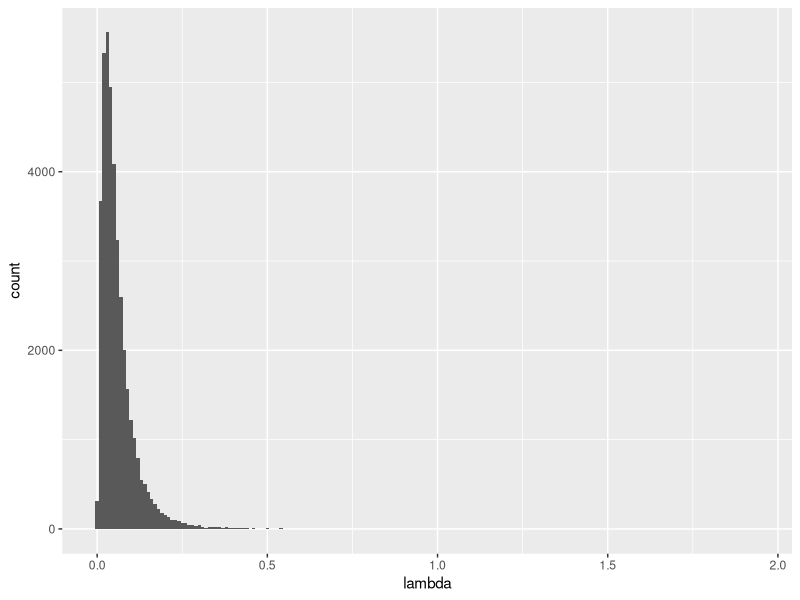
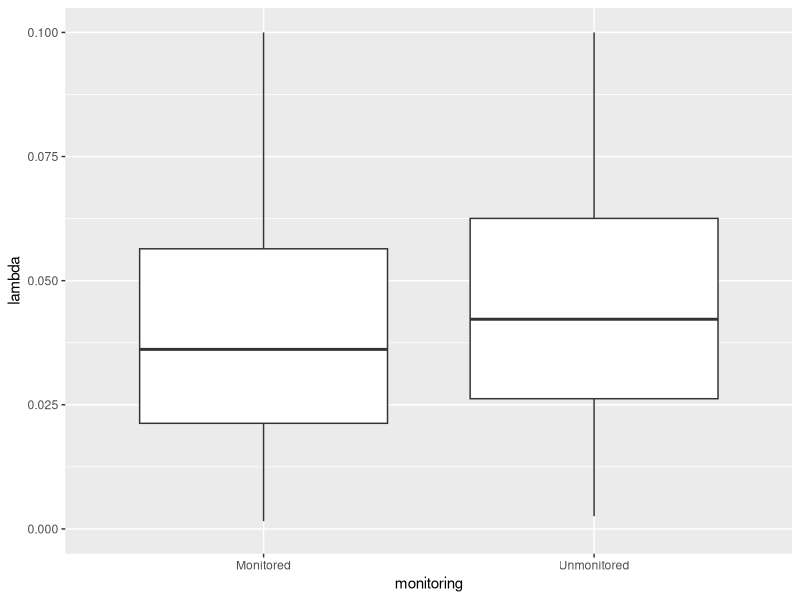
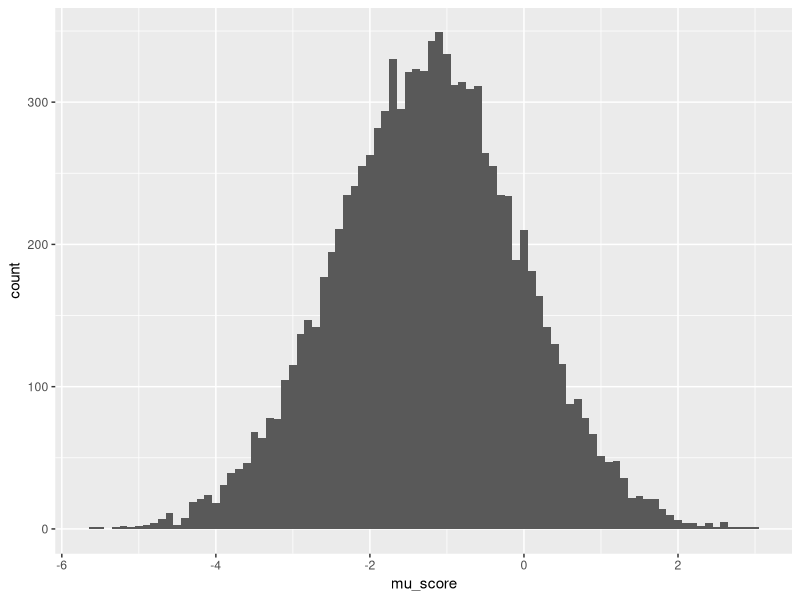
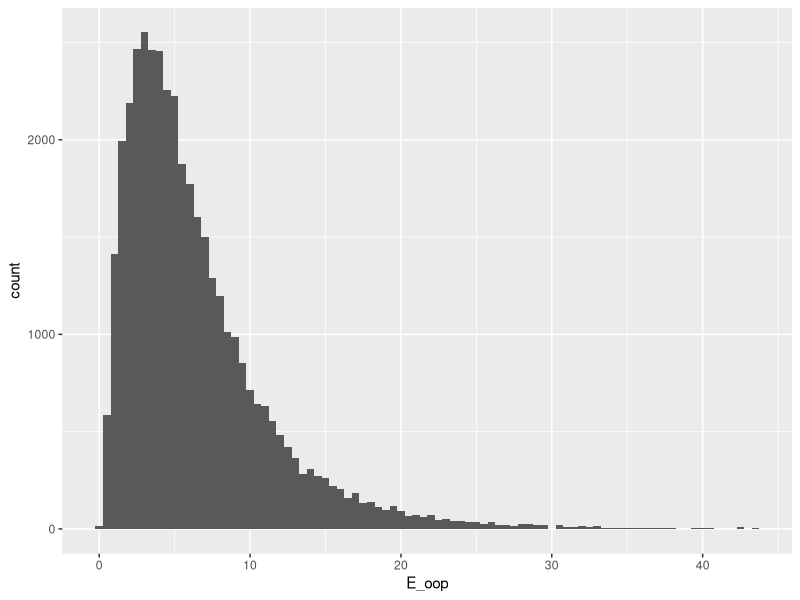
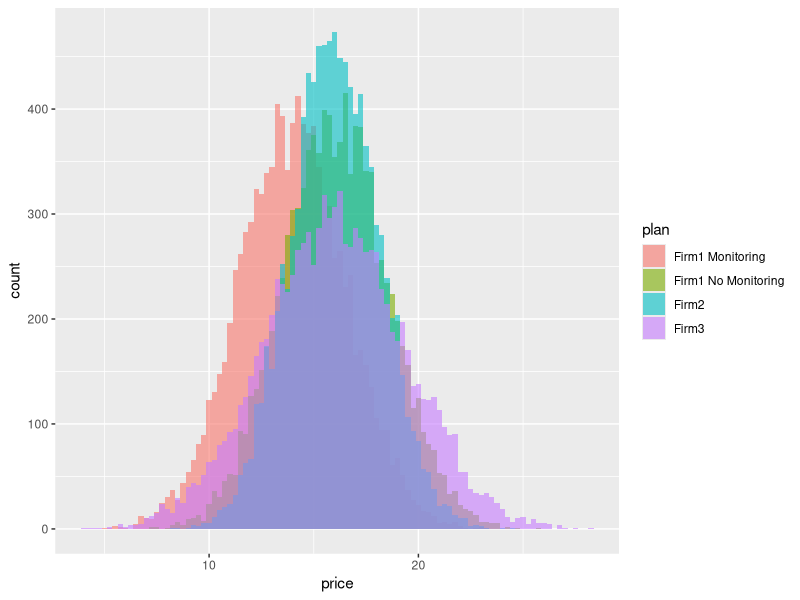
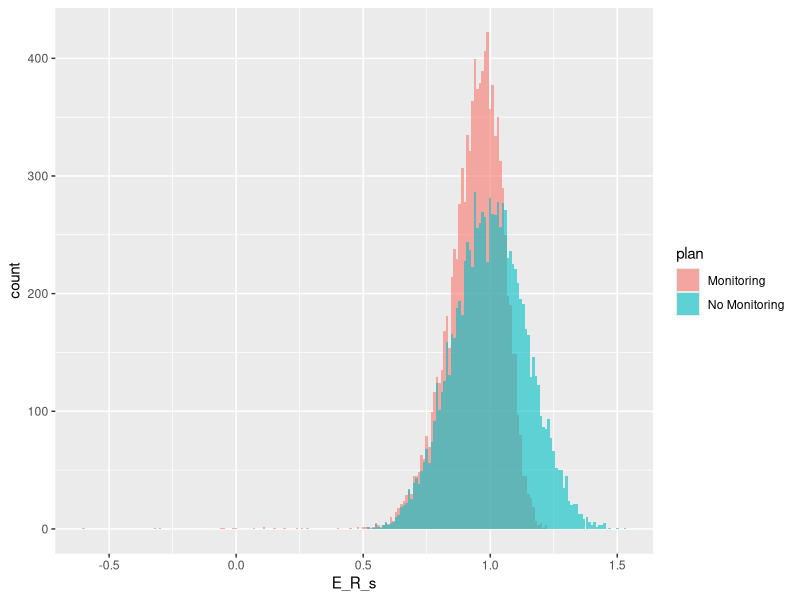
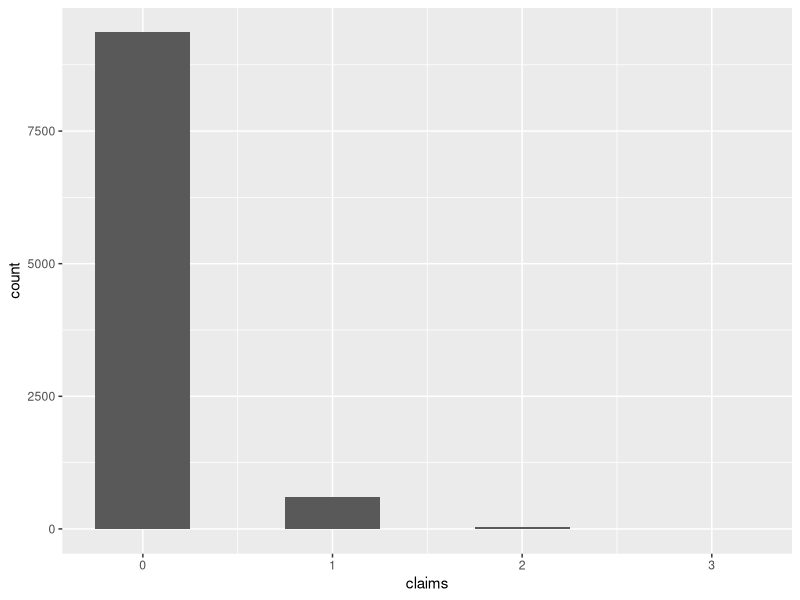
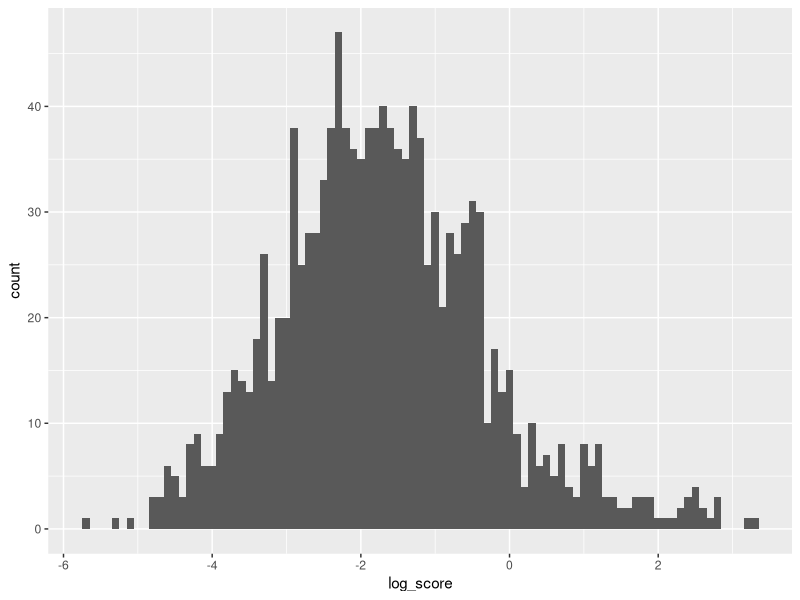

Here is the R script that generated these plots, in order: (Note: this script raises an error after producing the figures.)
## ---- chunk 1
knitr::opts_chunk$set(echo = TRUE, eval = FALSE, cache = FALSE)
library(bookdown)
library(magrittr)
library(tidyverse)
library(MASS)
## ---- chunk 2
rm(list = ls())

N <- 10^4
T <- 1
D <- 4

# set the seed
set.seed(1)

## True Parameters
sigma_lambda <- 0.1
theta_lambda <- c(-3, -0.5, 1, -1, 1, -0.5)

## Covariates
mu_x_t0 <- rep(0, 4)
mu_x_t1 <- rep(0, 4)
sigma_x <- diag(0.25, 4)

X_t0 <- mvrnorm(N, mu_x_t0, sigma_x)
X_t1 <- 0.5*X_t0 + 0.5*mvrnorm(N, mu_x_t1, sigma_x)

X <- X_t0 %>% 
  rbind(X_t0) %>% 
  rbind(X_t1) %>% 
  rbind(X_t1)

colnames(X) <- c(paste("x", 1:4, sep = "_"))

X_lambda <- expand.grid(i = 1:N, m = 0:1, t = 0:1) %>% 
  tibble::as_tibble() %>% 
  cbind(X)

## mu_lambda
mu_lambda <- X_lambda %>% 
  dplyr::mutate(mu_lambda = theta_lambda[1]
                + theta_lambda[2]*x_1 + theta_lambda[3]*x_2
                + theta_lambda[4]*x_3 + theta_lambda[5]*x_4
                + theta_lambda[6]*ifelse(m == 1 & t == 0, 1, 0))

## epsilon_lambda
epsilon_lambda <- expand.grid(i = 1:N) %>% 
  tibble::as_tibble() %>% 
  dplyr::mutate(epsilon_lambda = rnorm(N, 0, sigma_lambda))

## lambda
lambda <- mu_lambda %>% 
  dplyr::left_join(epsilon_lambda, by = c("i")) %>% 
  dplyr::mutate(lambda = exp(mu_lambda + epsilon_lambda))

## ---- chunk 3
## Visualize 
g_lambda <- lambda %>% 
  ggplot(aes(x = lambda)) + 
  geom_histogram(binwidth = 0.01)

plot(g_lambda)
## ---- chunk 4
## Visualize lambda and monitoring opt-in
g_lambda_monitoring <- lambda %>% 
  dplyr::mutate(monitoring = ifelse(m == 1, "Monitored", "Unmonitored")) %>% 
  ggplot(aes(x = monitoring, y = lambda)) + 
  geom_boxplot() + 
  scale_y_continuous(limits=c(0, 0.1))

plot(g_lambda_monitoring)
## ---- chunk 5
## Generate expectations of score
theta_score <- c(-3, -0.5, 2, 1)
sigma_score <- 0.25

score <- lambda %>% 
  dplyr::filter(t == 0, m == 1) %>% 
  dplyr::mutate(mu_score = theta_score[1] + theta_score[2]*log(lambda)
                + theta_score[3]*x_1 + theta_score[4]*x_2,
                E_score = exp(mu_score + sigma_score^2 / 2)) %>% 
  dplyr::select(i, m, t, mu_score, E_score)

## Visualize Score
g_mu_score <- score %>% 
  ggplot(aes(x = mu_score)) + 
  geom_histogram(binwidth = 0.1)

plot(g_mu_score)
## ---- chunk 6
## Expectation of Out-of-Pocket
policy_limit <- 1000
l0 <- 500
a_l <- 2.5

oop <- lambda %>% 
  dplyr::mutate(prob_C1 = lambda * exp(-lambda),
                E_oop = prob_C1 * (l0^(a_l)/(a_l - 1))*policy_limit^(-a_l + 1)) %>% 
  dplyr::select(i, m, t, E_oop)

## Visualize OOP
g_oop <- oop %>% 
  ggplot(aes(x = E_oop)) + 
  geom_histogram(binwidth = 0.5)

plot(g_oop)

## ---- chunk 7

price_par_t0_d1 <- c(15, 3, 2, 3, -2)
price_par_t0_d2 <- c(15, 3, 2, 3, -2)
price_par_t0_d3 <- c(15, 1, 3, 2, -2)
price_par_t0_d4 <- c(15, 4, 5, 1, -2)

price_gen_d <- function(choice_t0, D, price_par_t0){
  output <- choice_t0 %>% 
    dplyr::filter(d == D) %>% 
    dplyr::mutate(price = 
                    price_par_t0[1] +
                    price_par_t0[2]*x_1 + 
                    price_par_t0[3]*x_2 + 
                    price_par_t0[4]*x_3 +
                    price_par_t0[5]*m +
                    rnorm(N, 1, 1)) %>% 
    dplyr::select(i, d, t, m, f, price)
}

## Generate Price
price_gen_t0 <- function(choice_t0,
                         price_par_t0_d1, price_par_t0_d2,
                         price_par_t0_d3, price_par_t0_d4){
  
  price <- price_gen_d(choice_t0, 1, price_par_t0_d1) %>% 
    rbind(price_gen_d(choice_t0, 2, price_par_t0_d2)) %>% 
    rbind(price_gen_d(choice_t0, 3, price_par_t0_d3)) %>% 
    rbind(price_gen_d(choice_t0, 4, price_par_t0_d4))
  
  output <- choice_t0 %>% 
    dplyr::left_join(price, by = c("i", "d", "t", "m", "f"))
  
  return(output) 
}

## Generate Prior Firm

prior_firm_t0 <- expand.grid(i = 1:N) %>% 
  tibble::as_tibble() %>% 
  dplyr::mutate(prior_firm = sample(1:4, size = N, replace = T, prob = c(0, 0.4, 0.35, 0.25)))

## Generate Renewal Price

alpha_m0 <- c(20, 5, 3)
alpha_m1 <- c(20, 5, 3, -2)
beta <- 20

## Generate Inertia

eta_f <- c(5, 1, 2, 2)
xi <- c(1, -2.5)

choice_t0 <- expand.grid(i = 1:N, d = 1:D, t = 0) %>% 
  tibble::as_tibble() %>% 
  dplyr::mutate(m = ifelse(d == 1, 1, 0),
                f = dplyr::case_when(
                  d <= 2 ~ 1,
                  d == 3 ~ 2,
                  d == 4 ~ 3)) %>% 
  dplyr::left_join(lambda, by = c("i", "m", "t")) %>% 
  dplyr::left_join(score, by = c("i", "m", "t")) %>% 
  dplyr::left_join(oop, by = c("i", "m", "t")) %>% 
  price_gen_t0(price_par_t0_d1, price_par_t0_d2, price_par_t0_d3, price_par_t0_d4) %>% 
  dplyr::left_join(prior_firm_t0, by = c("i")) %>% 
  dplyr::mutate(inertia = eta_f[1] + eta_f[2]*x_1 + eta_f[3]*x_2 + eta_f[4]*x_3,
                monitoring_disutility = xi[1] + xi[2]*log(lambda),
                demand_friction = ifelse(d == prior_firm, 0, inertia) + 
                  ifelse(d == 1, monitoring_disutility, 0)) %>% 
  dplyr::mutate(E_R_s = ifelse(m == 0, 
                           (alpha_m0[1] + alpha_m0[2]*x_1 + alpha_m0[3]*x_2) / beta,
                           (alpha_m1[1] + alpha_m1[2]*x_1 + alpha_m1[3]*x_2 + alpha_m1[4]*E_score) / beta),
                E_R_C = 0.98 * exp(-lambda) + 1.2 * (1 - exp(-lambda)),
                E_renewal_price = price * E_R_s * E_R_C) %>% 
  dplyr::mutate(h = - price - demand_friction - E_oop - E_renewal_price)

# draw idiosyncratic shocks
e_t0 <- evd::rgev(dim(choice_t0)[1])

choice_t0 <- cbind(choice_t0, e_t0) %>% 
  dplyr::mutate(u = h + e_t0) %>% 
  dplyr::group_by(i, t) %>% 
  dplyr::mutate(choice = ifelse(u == max(u), 1, 0)) %>% 
  dplyr::ungroup()

summary(choice_t0)

summarize_choice <- choice_t0 %>% 
  dplyr::group_by(d) %>% 
  dplyr::summarise(share = mean(choice))

summarize_choice
## ---- chunk 8
## Visualize Price in t = 0
g_price_t0 <- choice_t0 %>% 
  dplyr::mutate(plan = dplyr::case_when(d == 1 ~ "Firm1 Monitoring",
                                        d == 2 ~ "Firm1 No Monitoring",
                                        d == 3 ~ "Firm2",
                                        d == 4 ~ "Firm3")) %>% 
  ggplot(aes(x = price, fill = plan)) + 
  geom_histogram(position = "identity", alpha = 0.6, binwidth = 0.25)

plot(g_price_t0)

## ---- chunk 9
## Visualize E_R_s in t = 0
g_E_R_s_t0 <- choice_t0 %>% 
  dplyr::filter(f == 1) %>% 
  dplyr::mutate(plan = dplyr::case_when(m == 1 ~ "Monitoring",
                                        m == 0 ~ "No Monitoring")) %>% 
  ggplot(aes(x = E_R_s, fill = plan)) + 
  geom_histogram(position = "identity", alpha = 0.6, binwidth = 0.01)

plot(g_E_R_s_t0)

## ---- chunk 10
## Claims Count
cost_t0 <- choice_t0 %>% 
  dplyr::filter(choice == 1) %>% 
  dplyr::mutate(claims = rpois(N, lambda = lambda))

## Severity
# max_claims <- max(cost_t0$claims)
# 
# claims_mat <- matrix(rep(0, N * max_claims), nrow = N)
# severity <- matrix(l0*runif(N * max_claims)^(-1/a_l), nrow = N)
# 
# colnames(severity) <- paste("sev_", 1:max_claims, sep = "")
# 
# cost_t0 <- cbind(cost_t0, severity)

## Monitoring Score
cost_t0 <- cost_t0 %>% 
  dplyr::mutate(score = rlnorm(N, mu_score, sigma_score),
                score = ifelse(m == 1, score, 1),
                log_score = log(score)) %>% 
  dplyr::select(i, claims, matches("sev."), score, log_score)

## ---- chunk 11
## Visualize realized claims count
g_realized_claims_count <- cost_t0 %>%
  ggplot(aes(x = claims)) + 
  geom_histogram(binwidth = 0.5)

plot(g_realized_claims_count)

## ---- chunk 12
## Visualize realized score
g_realized_score <- cost_t0 %>%
  dplyr::filter(score != 1) %>% 
  ggplot(aes(x = log_score)) + 
  geom_histogram(binwidth = 0.1)

plot(g_realized_score)

## ---- chunk 13
## Prior Choice and Firm
prior_firm_t1 <- choice_t0 %>% 
  dplyr::filter(choice == 1) %>% 
  dplyr::mutate(prior_choice = d * choice,
                prior_firm = f * choice) %>% 
  dplyr::select(i, prior_choice, prior_firm)

### Prior Price
prior_price_t1 <- choice_t0 %>% 
  dplyr::left_join(prior_firm_t1, by = c("i")) %>% 
  dplyr::mutate(prior_price = price,
                flg = dplyr::case_when(prior_choice == 1 & d != 2 ~ 1,
                                       prior_choice > 1 & d != 1 ~ 1,
                                       TRUE ~ 0)) %>% 
  dplyr::filter(flg == 1) %>% 
  dplyr::select(i, f, prior_price) %>% 
  dplyr::arrange(i)

## Choice in t = 1
choice_t1 <- expand.grid(i = 1:N, d = 1:(D - 1), t = 1) %>% 
  tibble::as_tibble() %>% 
  dplyr::mutate(m = 0,
                f = d) %>% 
  dplyr::left_join(prior_firm_t1, by = c("i")) %>% 
  dplyr::left_join(prior_price_t1, by = c("i", "f")) %>% 
  dplyr::left_join(lambda, by = c("i", "m", "t")) %>% 
  dplyr::left_join(oop, by = c("i", "m", "t")) %>% 
  dplyr::left_join(cost_t0, by = c("i")) %>% 
  dplyr::mutate(gamma_alpha = ifelse(m == 0,
                                     alpha_m0[1] + alpha_m0[2]*x_1 + alpha_m0[3]*x_2,
                                     alpha_m1[1] + alpha_m1[2]*x_1 + alpha_m1[3]*x_2 + alpha_m1[4]*score)) %>% 
  dplyr::mutate(R_s = rgamma(N * (D - 1), gamma_alpha, beta),
                R_C = ifelse(claims == 0, 0.98, 1.2),
                price = prior_price * R_s * R_C) %>% 
  dplyr::mutate(inertia = eta_f[1] + eta_f[2]*x_1 + eta_f[3]*x_2 + eta_f[4]*x_3,
                demand_friction = ifelse(d == prior_firm, 0, inertia)) %>%   
  dplyr::mutate(E_R_s = ifelse(m == 0, 
                           (alpha_m0[1] + alpha_m0[2]*x_1 + alpha_m0[3]*x_2) / beta,
                           (alpha_m1[1] + alpha_m1[2]*x_1 + alpha_m1[3]*x_2 + alpha_m1[4]*E_score) / beta),
                E_R_C = 0.98 * exp(-lambda) + 1.2 * (1 - exp(-lambda)),
                E_renewal_price = price * E_R_s * E_R_C) %>% 
  dplyr::mutate(h = - price - demand_friction - E_oop - E_renewal_price) %>% 
  dplyr::arrange(i)

# draw idiosyncratic shocks
e_t1 <- evd::rgev(dim(choice_t1)[1])

choice_t1 <- cbind(choice_t1, e_t1) %>% 
  dplyr::mutate(u = h + e_t1) %>% 
  dplyr::group_by(i, t) %>% 
  dplyr::mutate(choice = ifelse(u == max(u), 1, 0)) %>% 
  dplyr::ungroup()

summary(choice_t1)

summarize_choice_t1 <- choice_t1 %>% 
  dplyr::group_by(d) %>% 
  dplyr::summarise(share = mean(choice))

summarize_choice_t1
## ---- chunk 14
## Visualize Price in t = 1
g_price_t1 <- choice_t1 %>% 
  dplyr::mutate(plan = dplyr::case_when(d == 1 ~ "Firm1",
                                        d == 2 ~ "Firm2",
                                        d == 3 ~ "Firm3"),
                prior_plan = dplyr::case_when(prior_choice == 1 ~ "Firm1 Monitoring",
                                              prior_choice == 2 ~ "Firm1 No Monitoring",
                                              prior_choice == 3 ~ "Firm2",
                                              prior_choice == 4 ~ "Firm3")) %>% 
  ggplot(aes(x = price, fill = prior_plan)) + 
  geom_histogram(position = "identity", alpha = 0.6, binwidth = 0.25)

plot(g_price_t1)

## ---- chunk 15
## Visualize Realized R_s in t = 1
g_R_s_t1 <- choice_t1 %>% 
  dplyr::mutate(plan = dplyr::case_when(d == 1 ~ "Firm1",
                                        d == 2 ~ "Firm2",
                                        d == 3 ~ "Firm3"),
                prior_plan = dplyr::case_when(prior_choice == 1 ~ "Firm1 Monitoring",
                                              prior_choice == 2 ~ "Firm1 No Monitoring",
                                              prior_choice == 3 ~ "Firm2",
                                              prior_choice == 4 ~ "Firm3")) %>% 
  ggplot(aes(x = R_s, fill = prior_plan)) + 
  geom_histogram(position = "identity", alpha = 0.4, binwidth = 0.01)

plot(g_R_s_t1)

## ---- chunk 16

df_t0 <- choice_t0 %>% 
  dplyr::select(i, d, t, m, f, x_1, x_2, x_3, x_4, price, prior_firm, choice)
df_t1 <- choice_t1 %>% 
  dplyr::select(i, d, t, m, f, x_1, x_2, x_3, x_4, price, prior_firm, choice)

df <- rbind(df_t0, df_t1) %>% 
  dplyr::arrange(t, i, d)

## ---- chunk 17

# cost_par[1:6] <- theta_lambda
# cost_par[7] <- sigma_lambda
# cost_par[8:11] <- theta_score
# cost_par[12] <- sigma_score
# cost_par[13] <- l0
# cost_par[14] <- a_l
# 
# theta[1:4] <- eta_f
# theta[5:6] <- xi
# theta[7:9] <- alpha_m0
# theta[10:13] <- alpha_m1
# theta[14] <- beta

## Generate Lambda

gen_lambda <- function(df, cost_par, R){
  # Parameters
  theta_lambda <- cost_par[1:6]
  sigma_lambda <- cost_par[7]
  
  # Generate mu_lambda
  output <- df %>% 
    dplyr::mutate(mu_lambda = theta_lambda[1]
                  + theta_lambda[2]*x_1 + theta_lambda[3]*x_2
                  + theta_lambda[4]*x_3 + theta_lambda[5]*x_4
                  + theta_lambda[6]*ifelse(m == 1 & t == 0, 1, 0))
  
  # Generate epsilon_lambda (draw R times)
  epsilon_lambda <- matrix(rnorm(N * R, 0, sigma_lambda), nrow = N)
  colnames(epsilon_lambda) <- c(paste("lambda", 1:R, sep = "_"))
  
  epsilon_lambda <- data.frame(expand_grid(i = 1:N), epsilon_lambda) %>% 
    tibble::as_tibble()

  ## lambda
  output <- output %>%
    dplyr::left_join(epsilon_lambda, by = c("i")) %>%
    dplyr::mutate_at(.vars = vars(starts_with("lambda")),
                     .funs = ~ exp(mu_lambda + .)) %>% 
    dplyr::select(-mu_lambda)
 
  return(output)
}

# Generate Choice Probability

gen_choice_probability <- function(df, theta, cost_par, lambda){
  # Parameters
  eta_f <- theta[1:4]
  xi <- theta[5:6]
  alpha_m0 <- theta[7:9]
  alpha_m1 <- theta[10:13]
  beta <- theta[14]
  
  # Cost Parameters
  theta_score <- cost_par[8:11]
  sigma_score <- cost_par[12]
  l0 <- cost_par[13]
  a_l <- cost_par[14]
  
  ## Lambda
  lambda <- lambda
  
  # Price
  price <- df$price * matrix(rep(1, dim(df)[1] * R), nrow = dim(df)[1])
  colnames(price) <- c(paste("price", 1:R, sep = "_"))
  
  price <- data.frame(price) %>% 
    tibble::as_tibble()  
  
  # Generate Demand Friction
  demand_friction <- lambda %>% 
    dplyr::mutate_at(vars(starts_with("lambda")),
                     funs(ifelse(d == prior_firm, 
                                 0,  
                                 eta_f[1] + eta_f[2]*x_1 + eta_f[3]*x_2 + eta_f[4]*x_3) 
                          + ifelse(d == 1 & t == 0, 
                                   xi[1] + xi[2]*log(.), 
                                   0))) %>% 
    dplyr::rename_with(\(x) str_replace(x, "lambda", "demand_friction"), 
                       starts_with("lambda")) %>% 
    dplyr::select(matches("demand_friction"))
  
  # Generate E_score
  E_score <- lambda %>% 
    dplyr::mutate_at(vars(starts_with("lambda")),
                     funs(ifelse(t == 0 & m == 1,
                                 exp(theta_score[1] + theta_score[2]*log(.)
                                     + theta_score[3]*x_1 + theta_score[4]*x_2
                                     + sigma_score^2 / 2),
                                 0))) %>% 
    dplyr::rename_with(\(x) str_replace(x, "lambda", "E_score"), 
                       starts_with("lambda"))
  
  # Generate E_oop
  E_oop <- lambda %>% 
    dplyr::mutate_at(vars(starts_with("lambda")),
                     funs(.*exp(-.)*(l0^(a_l)/(a_l - 1))*policy_limit^(-a_l + 1))) %>% 
    dplyr::rename_with(\(x) str_replace(x, "lambda", "E_oop"), 
                       starts_with("lambda")) %>% 
    dplyr::select(matches("E_oop"))

  # Generate E_R_s
  E_R_s <- E_score %>% 
    dplyr::mutate_at(vars(starts_with("E_score")),
                     funs(ifelse(t == 0 & m == 1,
                                 (alpha_m1[1] + alpha_m1[2]*x_1 + alpha_m1[3]*x_2 + alpha_m1[4]*.) / beta,
                                 (alpha_m0[1] + alpha_m0[2]*x_1 + alpha_m0[3]*x_2) / beta))) %>% 
    dplyr::rename_with(\(x) str_replace(x, "E_score", "E_R_s"), 
                       starts_with("E_score")) %>% 
    dplyr::select(matches("E_R_s"))

  # Generate E_R_C
  E_R_C <- lambda %>% 
    dplyr::mutate_at(vars(starts_with("lambda")),
                     funs(0.98 * exp(-.) + 1.2 * (1 - exp(-.)))) %>% 
    dplyr::rename_with(\(x) str_replace(x, "lambda", "E_R_C"), 
                       starts_with("lambda")) %>% 
    dplyr::select(matches("E_R_C"))
  
  # Calculate E_h
  E_h <- - price - demand_friction - E_oop - E_R_s * E_R_C * price
  E_h <- E_h %>% 
    dplyr::rename_with(\(x) str_replace(x, "price", "E_h"), 
                       starts_with("price"))
  
  # Calculate v
  ## Note that now we ignore the second term of v and thus v = E_h
  v <- E_h  %>% 
    dplyr::rename_with(\(x) str_replace(x, "E_h", "v"), 
                       starts_with("E_h"))
  
  ## Calculate Choice Probability
  choice_probability <- df %>% 
    dplyr::bind_cols(v) %>% 
    dplyr::group_by(i, t) %>% 
    dplyr::mutate_at(vars(starts_with("v")),
                     funs(exp(.) / sum(exp(.)))) %>% 
    dplyr::ungroup() %>% 
    dplyr::rename_with(\(x) str_replace(x, "v", "choice_probability"), 
                       starts_with("v"))
  
  output <- choice_probability
  return(output)
}

## Simulated Log-likelihood

SLL <- function(df, theta, cost_par, lambda){
  SLL <- gen_choice_probability(df, theta, cost_par, lambda) %>% 
    dplyr::mutate_at(vars(starts_with("choice_probability")),
                     funs(choice * log(.))) %>% 
    dplyr::summarise_at(vars(starts_with("choice_probability")),
                        funs(sum(.)))
  
  output <- as.matrix(SLL) %>% 
    apply(1, mean)
  
  output <- (-1) * output
  
  # print(output)
  
  return(output)
}

## ---- chunk 18
# Generate lambda
R <- 50
lambda <- gen_lambda(df, cost_par, R)

## Initial Value
x0 <- rep(1, length(theta))

## Optimization
res <- optim(par = x0,
             fn = SLL, 
             method = "Nelder-Mead",
             df = df, 
             cost_par = cost_par, 
             lambda = lambda)
  
theta_est <- res$par

## ---- chunk 19

table <- cbind(theta, theta_est)
colnames(table) <- c("true", "estimates")

table
